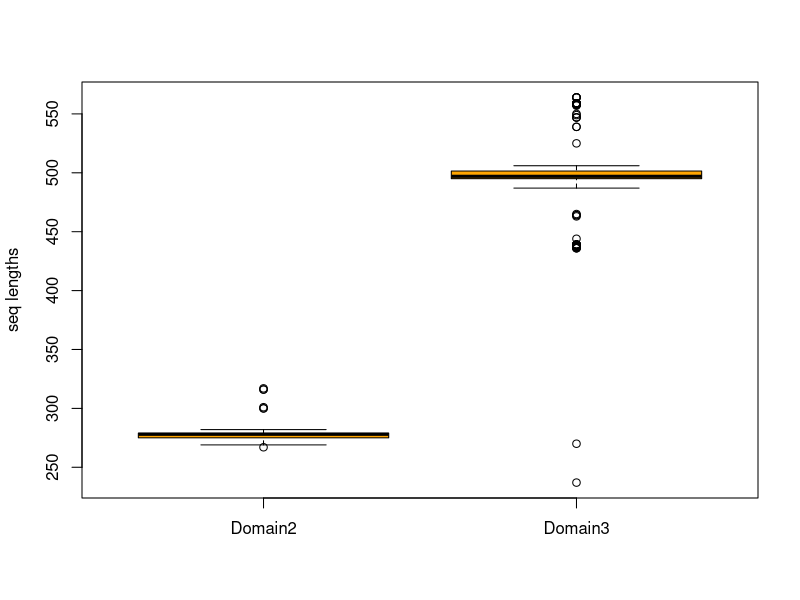

Reproduce this figure in R.
x=c(317,316,316,270,272,272,273,273,267,282,300,301,300,279,278,277,279,278,277,279,279,279,276,278,278,279,269,269,270,275,276,275,279,280,272,271,276,276,270,272,272,269,276,270,269,269,278,278,275,278,275,275,278,278,275,277,277,275,281,278,277,281,278,276,281,278,275,281,278,276,278,281,277,278,278,277,278,277,275,279,278,280,281,278,275,278,278,275,278,278,275,280,278,275,281,281,277,278,278,277,281,278,281,281,282,276,278,278,275,278,277,275,278,277,276,277,276,276,282,278,275,278,282,276,278,280,277,278,278,275)
y=c(504,559,559,499,500,499,499,499,499,487,237,464,463,465,464,497,496,496,499,559,559,559,559,558,558,498,498,504,439,437,497,438,438,436,437,437,436,436,497,558,558,499,558,559,558,558,564,564,564,564,499,539,495,495,495,495,495,495,495,495,495,495,495,495,495,495,495,270,499,539,500,500,502,495,495,495,495,495,501,504,502,437,505,504,505,496,496,499,499,525,505,495,439,496,496,496,495,497,439,439,439,439,439,439,439,499,549,550,499,499,499,499,499,499,499,499,499,499,499,499,499,499,499,499,497,497,497,497,495,495,494,506,503,502,444,557,547,547,547,499,497,497,497,497,497,497,497,497,497,497,497,497,497,497,497)

boxplot(x,y,col="orange",axes=T,names = c("Domain2","Domain3"),ylab="seq lengths") 